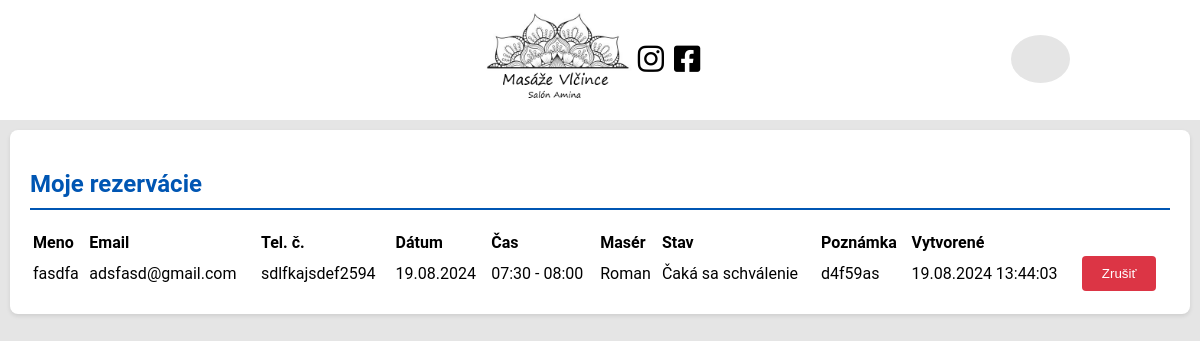
Page /profile/pat.kredatus@gmail.com/ on the committed database.
### viewer/models.py (models this page shows)
class Reservation(Model):
    user = ForeignKey(CustomUser, on_delete=CASCADE, default=None, blank=True, null=True)
    name_surname = CharField(max_length=150)
    email = EmailField()
    phone_number = CharField(max_length=20)
    datetime_from = DateTimeField()
    datetime_to = DateTimeField()
    active = BooleanField(default=True)
    worker = CharField(max_length=100)
    status = CharField(max_length=50)
    created_at = DateTimeField()
    updated_at = DateTimeField()
    special_request = CharField(max_length=200, default=None, null=True, blank=True)
    personal_note = CharField(max_length=200, default=None, null=True, blank=True)
    cancellation_reason = CharField(max_length=254, default=None, blank=True, null=True)
    def get_date_string(self):
        return self.datetime_from.strftime('%d.%m.%Y')
    def get_time_range_string(self):
        time_from = self.datetime_from.strftime('%H:%M')
        time_to = self.datetime_to.strftime('%H:%M')
        return f'{time_from} - {time_to}'
    def get_created_at_string(self):
        return self.created_at.strftime('%d.%m.%Y %H:%M:%S')

### viewer/views.py (the view)
# urls.py: re_path(r'^profile/(?P<email>[^/]+)/$', profile, name='profile'),
def profile(request, email):
    try:
        user = CustomUser.objects.get(email=email)
        reservations = Reservation.objects.filter(user=user).order_by('datetime_from')
        reservation_data = [
            {
                'id': reservation.id,
                'name_surname': reservation.name_surname,
                'email': reservation.email,
                'phone_number': reservation.phone_number,
                'date': reservation.get_date_string(),
                'time': reservation.get_time_range_string(),
                'worker': reservation.worker,
                'status': reservation.status,
                'special_request': reservation.special_request,
                'created_at': reservation.get_created_at_string(),
            }
            for reservation in reservations
        ]
        context = {
            'reservation_data': reservation_data
        }
        return render(request, 'profile.html', context)
    except CustomUser.DoesNotExist:
        message = _('Najskôr sa prihláste.')
        return render(request, 'error.html', {'message': message})

### viewer/context_processors.py (called while the page is built)
def language_code(request):
    language_code = request.session.get('django_language', 'sk')
    return {'language_code': language_code}

### viewer/templates/profile.html (shortened to what this page needs)
{% extends 'base.html' %}
{% load static %}
{% load i18n %}
{% block content %}
    {% include 'navbar.html' %}
    <div class="table-container-profile">
        <h2>{% trans 'Moje rezervácie' %}</h2>
        <table class="table-profile">
            <thead>
                <tr>
                    <th>{% trans 'Meno' %}</th>
                    <th>Email</th>
                    <th>{% trans 'Tel. č.' %}</th>
                    <th>{% trans 'Dátum' %}</th>
                    <th>{% trans 'Čas' %}</th>
                    <th>{% trans 'Masér' %}</th>
                    <th>{% trans 'Stav' %}</th>
                    <th>{% trans 'Poznámka' %}</th>
                    <th>{% trans 'Vytvorené' %}</th>
                    <th></th>
                </tr>
            </thead>
            <tbody>
                {% for reservation in reservation_data %}
                    <tr>
                        <td>{{reservation.name_surname}}</td>
                        <td>{{reservation.email}}</td>
                        <td>{{reservation.phone_number}}</td>
                        <td>{{reservation.date}}</td>
                        <td>{{reservation.time}}</td>
                        <td>{{reservation.worker}}</td>
                        <td>{{reservation.status}}</td>
                        <td>{{reservation.special_request}}</td>
                        <td>{{reservation.created_at}}</td>
                        <td>
                            <button class="deactivate-btn" onclick="deactivate('{{ reservation.id }}')">{% trans 'Zrušiť' %}</button>
                        </td>
                    </tr>
                {% endfor %}
            </tbody>
        </table>
    </div>
{% endblock %}

### static/style.css (style rules this page uses)
body { margin: 0px; padding: 0px; font-family: 'Roboto', sans-serif; background-color: #e5e5e5; }
.table-container-profile { width: 95%; margin: auto; background-color: #fff; padding: 20px; border-radius: 8px; box-shadow: 0 2px 4px rgba(0, 0, 0, 0.1); }
.table-container-settings h2, .table-container-profile h2 { font-size: 24px; margin-bottom: 20px; color: #0056b3; border-bottom: 2px solid #0056b3; padding-bottom: 10px; }
.table-profile { width: 100%; text-align: left; }
.table-settings .btn, .table-settings .deactivate-btn, .table-profile .deactivate-btn { background-color: #0056b3; color: white; border: none; padding: 10px 20px; border-radius: 4px; cursor: pointer; transition: background-color 0.3s ease; }
.table-settings .deactivate-btn, .table-profile .deactivate-btn { background-color: #dc3545; }

### rows in the picture
Reservation: name_surname "fasdfa", email "adsfasd@gmail.com", phone_number "sdlfkajsdef2594", worker "Roman", status "Čaká sa schválenie", special_request "d4f59as"

### other values in the picture
{{ reservation.date }} "19.08.2024"
{{ reservation.time }} "07:30 - 08:00"
{{ reservation.created_at }} "19.08.2024 13:44:03"
